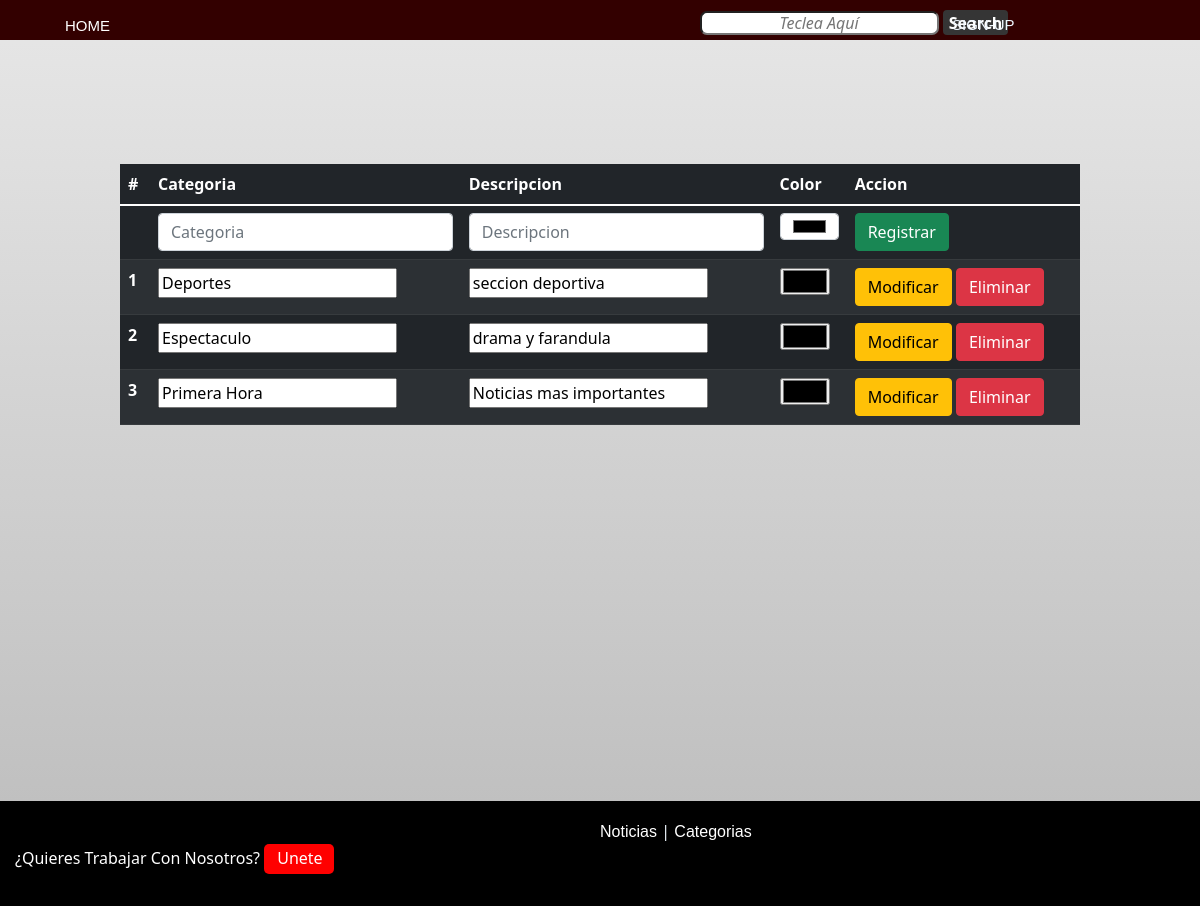
Page /Views/Category.php on the committed database.
### tables this page shows
CREATE TABLE IF NOT exists CATEGORIAS(
ID_Catego INT NOT NULL AUTO_INCREMENT PRIMARY KEY comment "llave primaria e identificador de la categoria",
NombreCat VARCHAR(100) NOT NULL comment "Nombre de la categoria",
descripcion varchar(100) not null comment "Descripcion de la categoria",
ordercategory int not null comment "es un orden modificable para ordenar del 1 al --",
diacreacion datetime not null comment "Dia de alta del registro",
ultimaactualizacion datetime not null comment "Dia de alta de la ultima actualizacion  del registro",
creadapor int not null comment "editor que crea la categoria",
FOREIGN KEY(creadapor) REFERENCES USUARIO(ID_user),
userupdate int not null comment "editor que modifica la categoria",
FOREIGN KEY(userupdate) REFERENCES USUARIO(ID_user),
Activa bool default true not null comment "Estado activo de la categoria"
);

### Classes/dbh.classes.php (called while the page is built)
<?php
class Dbh{
    protected function connect(){
        try {
            $server="localhost";
            $username="root";
            $password="root";
            $database="noticiero_web";
            $conn= new PDO("mysql:host=$server;dbname=$database;",$username,$password);
            return $conn;
        } catch (PDOException $error) {
            die("Connection Failed" . $error->getMessage());
        }
    }
}
?>

### Classes/category.classes.php (the view, shortened to what this page needs)
<?php
include "../Classes/dbh.classes.php";
class cat extends Dbh{
    public function catfill(){
        $category = $this->connect()->prepare('SELECT ID_Catego,NombreCat,descripcion,Color FROM categorias where Activa=1;');
        $category->execute(array());
        $catInfo = $category->fetchAll((PDO::FETCH_ASSOC));
        $catCount = $category-> rowCount();
        $x=0;
        while($x < $catCount){
        ?>
        <tr>
        <form action="../Model/category_inc.php" method="POST">
        <th scope="row"><?php echo $catInfo[$x]["ID_Catego"]?></th>
        <td><input type="text" value="<?php echo $catInfo[$x]["NombreCat"]?>"></td>
        <td><input type="text" value="<?php echo $catInfo[$x]["descripcion"]?>"></td>
        <td ><input name="color" value="<?php echo $catInfo[$x]["Color"]?>" style="background-color:  <?php echo $catInfo[$x]['Color'];?>;" type="color"></td>
        <td>
                <input type="submit" name="submit_Modificar" value="Modificar" class="btn btn-warning">
                <input type="submit" name="submit_Eliminar" value="Eliminar"  class="btn btn-danger">
            </form>
      </tr>
      <?php
      $x++;
    }
 }
    }
    ?>

### Views/HeaderFinal.php (shortened to what this page needs)
<!DOCTYPE html>
<html lang="en">
<head>
    <link href="https://cdn.jsdelivr.net/npm/bootstrap@5.1.3/dist/css/bootstrap.min.css" rel="stylesheet">
    <link href="../scripts/css/LogRegs.css" rel="stylesheet">
    <link href="../scripts/css/NavBar.css" rel="stylesheet">
    <link href="../scripts/css/FooterStyles.css" rel="stylesheet">
    <link href="../scripts/css/Homepage.css" rel="stylesheet">
    <link href="../scripts/css/NewsFormat.css" rel="stylesheet">
</head>
<body class="bodyextra">
<nav class="NewsNavBar">
                <div class="optionsNav">
                <li>
                <a href="Index.php">HOME
                </a>
                </li>
                <li>
                </li>
                <li>
                </li>
                </div>
                <div class="searchNav">
                <input type="text" placeholder="Teclea Aquí">
                <button type="submit" onclick="window.location='../Views/SearchPage.php'">Search</button>
                </div>
                <div class="LoginStatus">
                <ul>
                <?php
                        if(isset($_SESSION["user_email"])){
                    ?>
                        <?php echo $_SESSION["user_email"];?>
                        <ul>
                        <form action="../Classes/endSession.classes.php" method="post">
                        <input class="nav-item" type="submit" name="submit" value="Salir"style= "border-radius: 15px;  color: #fff;
                        background-color: #eb2651;;
                        border-color: #b42424;  padding: 5px;
                        position: relative;
                        box-shadow: 0 1px 2px rgba(0, 0, 0, 0.05);
                        text-decoration: none;
                        text-align: justify;">
                        </form>
                        </ul>
                    <?php
                        }
                        else {
                    ?>
                        <a href="../Views/Login.php" >SIGN-UP</a>
                    <?php
                        }
                    ?>
                </ul>
                </div>
    </nav>

### Views/Category.php
<?php
include('../Views/HeaderFinal.php');
include( '../Classes/category.classes.php');
?>
<div class="NewStuff">
<div class="NuevaNoticia">
        <table class="table table-striped table-dark">
        <thead>
            <tr>
                <th scope="col">#</th>
                <th scope="col">Categoria</th>
                <th scope="col">Descripcion</th>
                <th scope="col">Color</th>
                <th scope="col">Accion</th>
            </tr>
        </thead>
        <tbody>
        <tr>
        <form class="form" action="../Model/category_inc.php" method="post">
                <tr>
                <th></th>
                    <th scope="col"><input type="text" name="category" class="form-control" id="color" data-bs-toggle="tooltip" data-bs-placement="top" placeholder="Categoria" ></th>
                    <th scope="col"><input type="text" name="Descripcion" class="form-control" id="Descripcion" data-bs-toggle="tooltip" data-bs-placement="top" placeholder="Descripcion" ></th>
                    <th scope="col"><input type="color" name="color" class="form-control" id="color" data-bs-toggle="tooltip" data-bs-placement="top" placeholder="color" ></th>
                    <th scope="col">
                        <input type="submit" name="submit-category" value="Registrar" class="btn btn-success">
                    </th>
                </tr>
                </form>
            </tr>
            <?php
                $fillcat= new cat();
                $fillcat-> catfill();
            ?>
        </tbody>
    </table>
</div>
</div>
<?php include('./footer.php')?>

### Views/footer.php (shortened to what this page needs)
        <footer>
<div class ="Options">
<a href=""> Noticias </a>
 |
<a href="">Categorias</a>
</div>
<div class="JoinUs">
¿Quieres Trabajar Con Nosotros?
<a href="Register.php" class="buttonJoinUs">Unete</a>
</div>
</footer>
</body>
</html>

### scripts/css/NavBar.css (style rules this page uses)
.NewsNavBar { background-color: #330000; height: 5vh; width: 100%; display: flex; justify-content: space-around; align-items: center; }
.NewsNavBar a { color: aliceblue; text-decoration: none; }
.NewsNavBar button { left: 61%; height: 70%; top: 5px; border-radius: 15px; position: relative; }
.NewsNavBar input { left: 61%; height: 70%; top: 5px; border-radius: 15px; position: relative; }
.NewsNavBar li { padding-left: 20px; padding-top: 9px; display: inline-block; color: rgb(255, 219, 219); font-size: 15px; font-family: 'Seriffic', sans-serif; position: relative; text-decoration: none; }
.NewsNavBar ul { margin-left: 0ch; padding-top: 9px; display: inline-block; color: rgb(255, 219, 219); font-size: 15px; font-family: 'Seriffic', sans-serif; position: relative; text-decoration: none; }
.optionsNav { float: left; height: 100%; width: 30%; margin-top: 0%; padding-top: 6px; }
.optionsNav li { list-style-type: none; padding-left: 25px; }
.optionsNav a { text-decoration: none; font-size: 15px; color: white; }
.searchNav { height: 100%; width: 30%; margin-top: 0%; padding-top: 5px; }
.searchNav input { border-radius: 7px; }
.searchNav ::placeholder { text-align: center; font-style: italic; }
.searchNav button { background-color: rgb(53, 53, 53); border-radius: 4px; border-style: none; box-sizing: border-box; color: #fff; cursor: pointer; display: inline-block; font-size: 16px; font-weight: 700; line-height: 1.5; outline: none; overflow: hidden; text-align: center; text-transform: none; user-select: none; -webkit-user-select: none; touch-action: manipulation; }
.LoginStatus { margin-right: 0; height: 100%; width: 20%; margin-top: 0%; padding-top: 5px; }
.LoginStatus ul { color:white; }
.bodyextra { background: rgb(231,231,231); background: linear-gradient(180deg, rgba(231,231,231,1) 0%, rgb(187, 187, 187) 100%); box-sizing: border-box; padding: 0; margin: 0; width: 100%; }

### scripts/css/FooterStyles.css (style rules this page uses)
footer { background-color: black; padding: 1rem 0 2rem 0; height: auto; width: 100%; bottom: 0; left: 0; right: 0; }
.Options a { color: white; font-family: 'Salma Pro', sans-serif; text-decoration: none; }
.Options { margin: auto; color: aliceblue; padding-top: 2px; padding-left: 50%; }
.JoinUs { margin: auto; color: white; margin-left: 15px; }
.JoinUs a.buttonJoinUs { -webkit-appearance: button; -moz-appearance: button; appearance: button; text-decoration: none; color: white; border-radius: 5px; width: 70px; height: 30px; padding-left: 13px; padding-top: 2px; background:red; }

### scripts/css/NewsFormat.css (style rules this page uses)
.NewStuff { position: relative; margin-top: 0%; padding-top: 4rem; margin-bottom: 0%; padding-bottom: 15rem; }
.NuevaNoticia { align-items: center; margin: auto; padding-left: 10%; padding-top: 5%; padding-bottom: 10%; padding-right: 10%; }

### rows in the picture
categorias: ID_Catego "1", NombreCat "Deportes", descripcion "seccion deportiva", color "#000000"
categorias: ID_Catego "2", NombreCat "Espectaculo", descripcion "drama y farandula", color "#000000"
categorias: ID_Catego "3", NombreCat "Primera Hora", descripcion "Noticias mas importantes", color "#000000"
